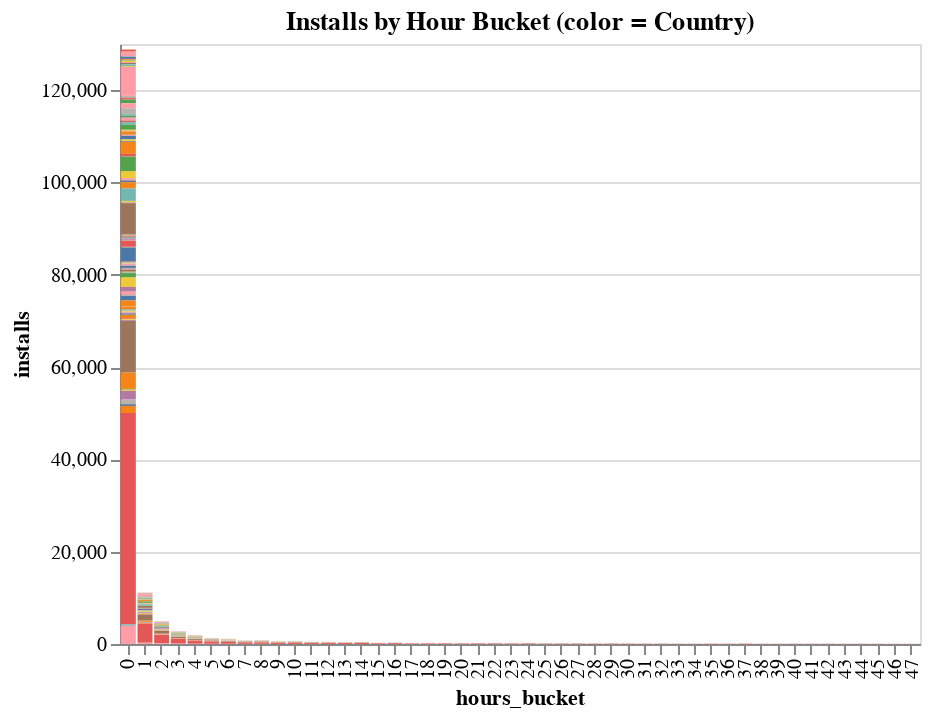

The notebook cell this image was saved under:
### Markdown cell above
### First impression from data

By far most of the installs happen in the first (0) hour. One country is a much bigger player than any of the others (spoiler: the red color signifies United States).

It will be useful to sometimes view the dataset without US, to see better the variance within other countries' data.

### Code cell
# Altair chart
alt.Chart(df).mark_bar().encode(
    x='hours_bucket:O',
    y='installs:Q',
    color=alt.Color('Country:N', legend=None)
).properties(
    title='Installs by Hour Bucket (color = Country)',
)

### Figure 1 — Vega-Lite specification as saved in the notebook (floating-point values rounded to 4 significant figures; data arrays with more than 128 entries replaced by an {"elided": "..."} marker saying what was removed)
{"$schema": "https://vega.github.io/schema/vega-lite/v2.6.0.json", "config": {"view": {"height": 300, "width": 400}}, "data": {"name": "data-07620d5b210fcbb0060001346d50b16d"}, "datasets": {"data-07620d5b210fcbb0060001346d50b16d": {"elided": "2456 records"}}, "encoding": {"color": {"field": "Country", "legend": null, "type": "nominal"}, "x": {"field": "hours_bucket", "type": "ordinal"}, "y": {"field": "installs", "type": "quantitative"}}, "mark": "bar", "title": "Installs by Hour Bucket (color = Country)"}
